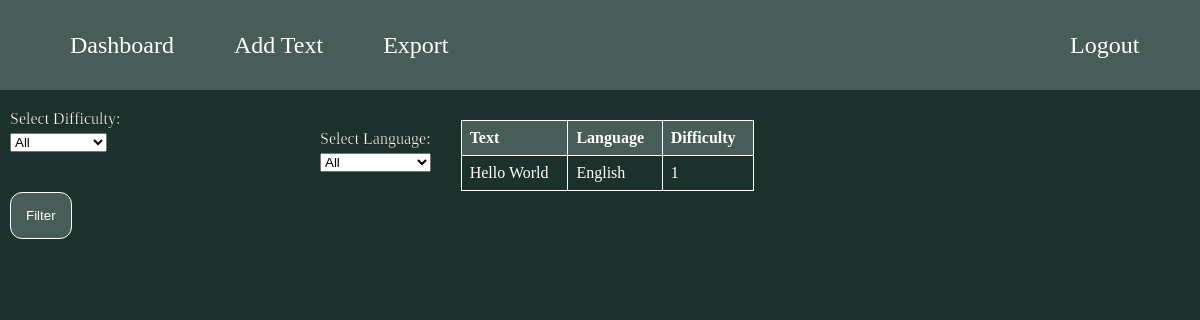
/dashboard (signed in), run on an earlier commit of the app's database.
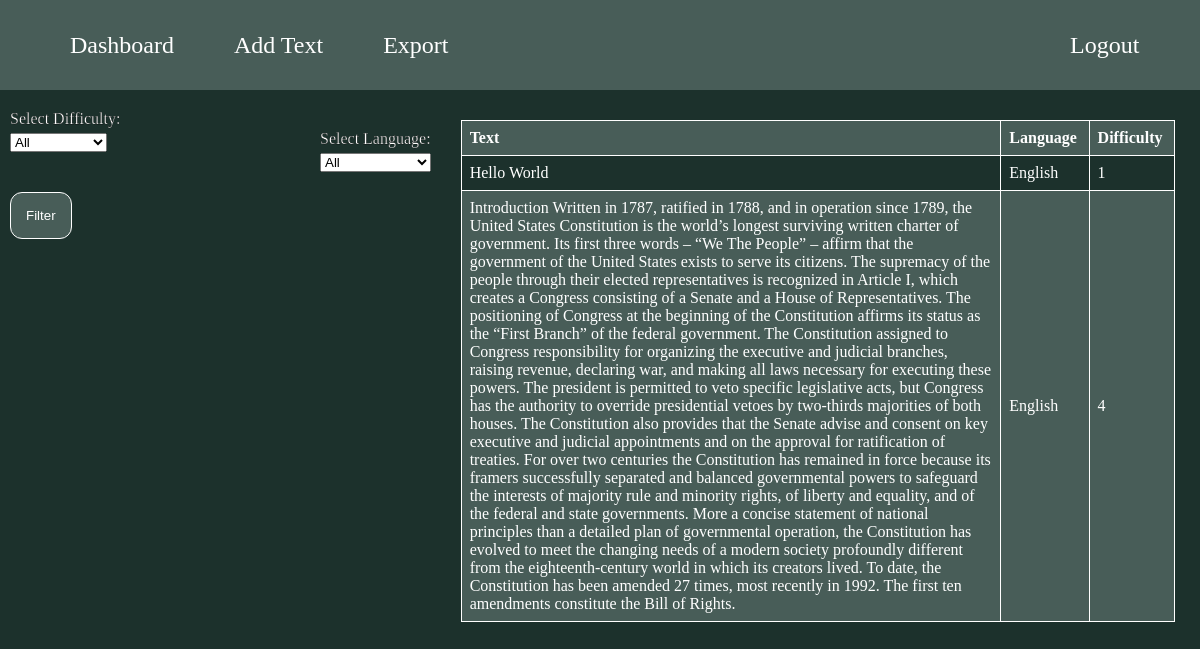
And on a later commit of the database.
### tables this page shows
CREATE TABLE cards (
                 id INTEGER PRIMARY KEY AUTOINCREMENT,
                 text TEXT UNIQUE NOT NULL,
                 diff INTEGER NOT NULL,
                 lang TEXT NOT NULL,
                 auth TEXT NOT NULL);

### Kitabi.py (the view)
@app.route('/dashboard', methods=['GET'])
def dashboard():
    if is_logged_in():
        diff = request.args.get('diff')
        lang = request.args.get('lang')
        query = "SELECT text, lang, diff FROM cards"
        if diff and lang:
            query += f" WHERE diff='{diff}' AND lang='{lang}'"
        elif diff:
            query += f" WHERE diff='{diff}'"
        elif lang:
            query += f" WHERE lang='{lang}'"
        conn = create_connection()
        cursor = conn.cursor()
        cursor.execute(query)
        cards_data = cursor.fetchall()
        conn.close()
        return render_template('dashboard.html', is_logged_in=is_logged_in(), cards_data=cards_data)
    else:
        return redirect(url_for('login'))

### Kitabi.py (called while the page is built)
def create_connection():
    return sqlite3.connect(DATABASE)

def is_logged_in():
    return 'logged_in' in session

### templates/dashboard.html (shortened to what this page needs)
<!DOCTYPE html>
<html lang="en">
<head>
    <link rel="stylesheet" href="/static/style.css">
</head>
<body>
<main>
    <nav>
        <ul class="main">
            <li><a href="/dashboard">Dashboard</a></li>
            <li><a href="/newText">Add Text</a></li>
            <li><a href="/export">Export</a></li>
        </ul>
        <ul class="user-in">
            <li><a href="/login">Logout</a></li>
        </ul>
    </nav>
    <div class="row">
        <form action="/dashboard" method="GET">
            <div class="container">
                <div class="left-column">
                    <label for="diff">Select Difficulty:</label>
                    <select name="diff" id="diff">
                        <option value="">All</option>
                    </select>
                </div>
                <div class="right-column">
                    <label for="lang">Select Language:</label>
                    <select name="lang" id="lang">
                        <option value="">All</option>
                    </select>
                </div>
            </div>
            <div class="b">
                <input type="submit" value="Filter">
            </div>
        </form>
    </div>
    <div class="row">
        <table>
            <tr>
                <th>Text</th>
                <th>Language</th>
                <th>Difficulty</th>
            </tr>
            {% for card in cards_data %}
            <tr>
                <td>{{ card[0] }}</td>
                <td>{{ card[1] }}</td>
                <td>{{ card[2] }}</td>
            </tr>
            {% endfor %}
        </table>
    </div>
</main>
</body>
</html>

### static/style.css (style rules this page uses)
html { padding: 0; margin: 0; height: 100vh; }
body { margin: 0; padding: 0; background-color: #1c312c; }
main { padding: 0; margin: 0; }
nav { margin: 0 auto; padding: 0; width: 100vw; height: 90px; background-color: #485d58; float: left; display: block; }
ul { padding-top: 0; float: left; display: block; list-style-type: none; margin: 0; overflow: hidden; }
.main { padding-top: 0; margin-top: 0; float: left; display: block; width: 75vw; }
li { margin-top: 0; padding-top: 0; float: left; display: block; }
li a { float: left; display: block; color: black; text-align: center; color: white; margin-top: 27px; margin-right: 20px; margin-left: 20px; font-size: x-large; padding-top: 5px; padding-bottom: 5px; padding-left: 10px; padding-right: 10px; text-align: center; text-decoration: none; }
.row { display: block; float: left; }
.user-in { padding-left: 100px; }
.container { display: flex; align-items: flex-start; }
.left-column { padding-left: 10px; padding-top:20px; margin-right: 20px; width: 280px; }
label { display: block; margin-bottom: 5px; color:white; -webkit-text-stroke-width: 0.25px; -webkit-text-stroke-color: black; }
.right-column { padding-top: 40px; display: flex; flex-direction: column; float: right; margin-left: 10px; }
select { margin-bottom: 10px; }
.b { padding-top:10px; padding-left: 10px; }
table { margin-top: 30px; margin-left: 30px; border-collapse: collapse; width:100%; color:white; }
td,th { border: 1px solid white; text-align: left; padding: 8px; }
td { max-width: 500px; }
tr:nth-child(odd) { background-color:#485d58 }
input[type=submit] { text-align: center; border: 1px solid white; padding: 15px; color:white; background-color:#485d58; text-decoration: none; border-radius: 12px; }

What changed in the data, as far as the page shows it:
added cards: text "Introduction Written in 1787, ratified in 1788, and in operation since 1789, the United States Constitution is the world’s longest surviving written charter of government. Its first three words – “We The People” – affirm that the government of the United States exists to serve its citizens. The supremacy of the people through their elected representatives is recognized in Article I, which creates a Congress consisting of a Senate and a House of Representatives. The positioning of Congress at the beginning of the Constitution affirms its status as the “First Branch” of the federal government. The Constitution assigned to Congress responsibility for organizing the executive and judicial…", lang "English", diff "4"
